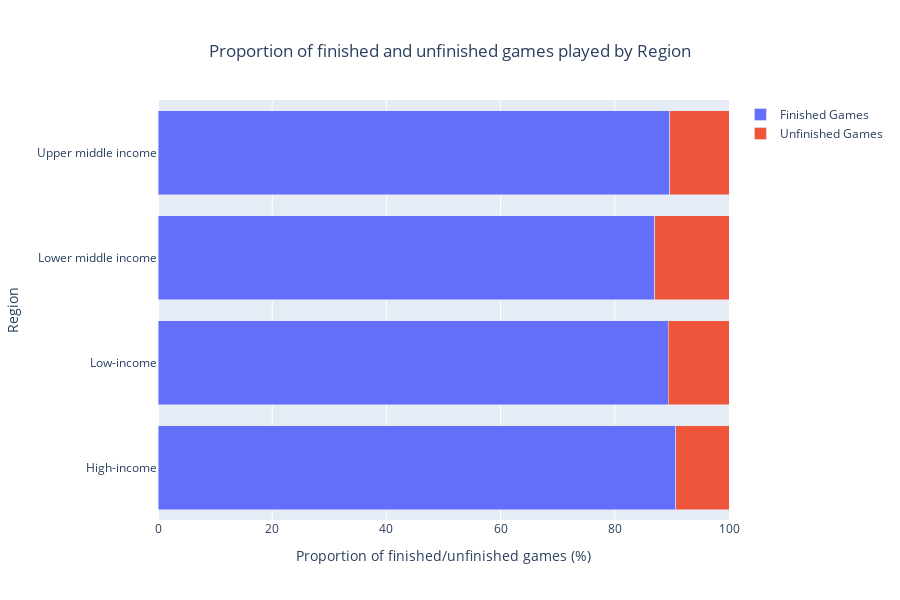

Write notebook code for a chart like this one.
### Code cell
labels = econ_paths_df['Economic classification'].unique()
finished_means = econ_paths_df[econ_paths_df['Status'] == 'finished']['Proportion']
unfinished_means = econ_paths_df[econ_paths_df['Status'] == 'unfinished']['Proportion']

region_paths_df_updated = pd.DataFrame({
    'Region': labels,
    'Finished Games': finished_means.values,
    'Unfinished Games': unfinished_means.values
})

fig = px.bar(region_paths_df_updated, y='Region', x=['Finished Games', 'Unfinished Games'], orientation='h', barmode='stack',
             labels={'Values1': 'Trace 1', 'Values2': 'Trace 2'},
             title='Stacked Horizontal Bar Chart')

fig.update_layout(
    xaxis=dict(range=[0, 100]),
    height = 600,
    title='Proportion of finished and unfinished games played by Region', 
    xaxis_title='Proportion of finished/unfinished games (%)',
    yaxis_title='Region',
    title_x = 0.5,
    title_y = 0.925,
    legend_title_text = ""
)

fig.show()

### Figure 1 — Plotly figure (JSON) as saved in the notebook; plotly's stock layout.template omitted (floating-point values rounded to 4 significant figures)
{"data": [{"alignmentgroup": "True", "hovertemplate": "variable=Finished Games<br>value=%{x}<br>Region=%{y}<extra></extra>", "legendgroup": "Finished Games", "marker": {"color": "#636efa", "pattern": {"shape": ""}}, "name": "Finished Games", "offsetgroup": "Finished Games", "orientation": "h", "showlegend": true, "textposition": "auto", "type": "bar", "x": [90.7, 89.4, 87, 89.6], "xaxis": "x", "y": ["High-income", "Low-income", "Lower middle income", "Upper middle income"], "yaxis": "y"}, {"alignmentgroup": "True", "hovertemplate": "variable=Unfinished Games<br>value=%{x}<br>Region=%{y}<extra></extra>", "legendgroup": "Unfinished Games", "marker": {"color": "#EF553B", "pattern": {"shape": ""}}, "name": "Unfinished Games", "offsetgroup": "Unfinished Games", "orientation": "h", "showlegend": true, "textposition": "auto", "type": "bar", "x": [9.3, 10.6, 13, 10.4], "xaxis": "x", "y": ["High-income", "Low-income", "Lower middle income", "Upper middle income"], "yaxis": "y"}], "layout": {"barmode": "stack", "height": 600, "legend": {"title": {"text": ""}, "tracegroupgap": 0}, "title": {"text": "Proportion of finished and unfinished games played by Region", "x": 0.5, "y": 0.925}, "xaxis": {"anchor": "y", "domain": [0, 1], "range": [0, 100], "title": {"text": "Proportion of finished/unfinished games (%)"}}, "yaxis": {"anchor": "x", "domain": [0, 1], "title": {"text": "Region"}}}}
